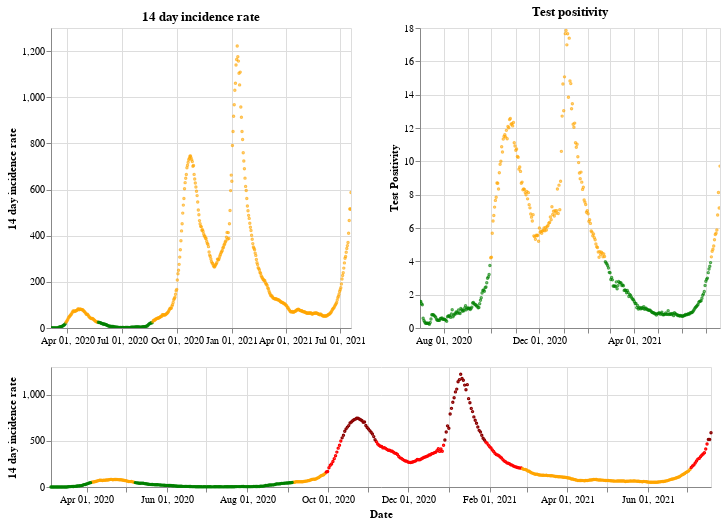

Notebook code cell kept with this figure:
### Markdown cell above
## Northern Ireland

### Code cell
plot_traffic_light('Northern Ireland')

### Figure 1 — Vega-Lite specification as saved in the notebook (floating-point values rounded to 4 significant figures; data arrays with more than 128 entries replaced by an {"elided": "..."} marker saying what was removed)
{"config": {"view": {"continuousWidth": 400, "continuousHeight": 300}}, "vconcat": [{"hconcat": [{"mark": {"type": "point", "size": 2}, "encoding": {"color": {"condition": {"value": "green", "test": "(datum.twoWeeklyCasesRate <= 25)"}, "value": "orange"}, "tooltip": [{"type": "nominal", "field": "areaName"}, {"type": "temporal", "field": "date"}, {"type": "quantitative", "field": "twoWeeklyCasesRate"}, {"type": "quantitative", "field": "testPositivity"}], "x": {"type": "temporal", "axis": {"title": ""}, "field": "date", "scale": {"domain": {"selection": "DateBrush"}}, "timeUnit": "yearmonthdate"}, "y": {"type": "quantitative", "axis": {"title": "14 day incidence rate"}, "field": "twoWeeklyCasesRate"}}, "title": "14 day incidence rate", "width": 300}, {"mark": {"type": "point", "size": 2}, "encoding": {"color": {"condition": {"value": "green", "test": "(datum.testPositivity <= 4)"}, "value": "orange"}, "tooltip": [{"type": "nominal", "field": "areaName"}, {"type": "temporal", "field": "date"}, {"type": "quantitative", "field": "twoWeeklyCasesRate"}, {"type": "quantitative", "field": "testPositivity"}], "x": {"type": "temporal", "axis": {"title": ""}, "field": "date", "scale": {"domain": {"selection": "DateBrush"}}, "timeUnit": "yearmonthdate"}, "y": {"type": "quantitative", "axis": {"title": "Test Positivity"}, "field": "testPositivity"}}, "title": "Test positivity", "width": 300}]}, {"layer": [{"mark": {"type": "point", "size": 2}, "encoding": {"color": {"condition": {"value": "orange", "test": "(((datum.testPositivity < 4) && (datum.twoWeeklyCasesRate >= 50)) && (datum.twoWeeklyCasesRate < 200))"}, "value": "red"}, "opacity": {"condition": {"value": 1, "test": "((datum.twoWeeklyCasesRate >= 50) && (datum.twoWeeklyCasesRate < 500))"}, "value": 0}, "tooltip": [{"type": "nominal", "field": "areaName"}, {"type": "temporal", "field": "date"}, {"type": "quantitative", "field": "twoWeeklyCasesRate"}, {"type": "quantitative", "field": "testPositivity"}], "x": {"type": "temporal", "axis": {"title": "Date"}, "field": "date", "timeUnit": "yearmonthdate"}, "y": {"type": "quantitative", "axis": {"title": "14 day incidence rate"}, "field": "twoWeeklyCasesRate"}}, "selection": {"DateBrush": {"type": "interval", "encodings": ["x"], "fields": ["Time"]}}}, {"mark": {"type": "point", "size": 2}, "encoding": {"color": {"value": "darkred"}, "opacity": {"condition": {"value": 1, "test": "(datum.twoWeeklyCasesRate >= 500)"}, "value": 0}, "tooltip": [{"type": "nominal", "field": "areaName"}, {"type": "temporal", "field": "date"}, {"type": "quantitative", "field": "twoWeeklyCasesRate"}, {"type": "quantitative", "field": "testPositivity"}], "x": {"type": "temporal", "axis": {"title": "Date"}, "field": "date", "timeUnit": "yearmonthdate"}, "y": {"type": "quantitative", "axis": {"title": "14 day incidence rate"}, "field": "twoWeeklyCasesRate"}}}, {"mark": {"type": "point", "size": 2}, "encoding": {"color": {"condition": {"value": "green", "test": "((datum.testPositivity < 4) && (datum.twoWeeklyCasesRate < 50))"}, "value": "orange"}, "opacity": {"condition": {"value": 1, "test": "(datum.twoWeeklyCasesRate < 50)"}, "value": 0}, "tooltip": [{"type": "nominal", "field": "areaName"}, {"type": "temporal", "field": "date"}, {"type": "quantitative", "field": "twoWeeklyCasesRate"}, {"type": "quantitative", "field": "testPositivity"}], "x": {"type": "temporal", "axis": {"title": "Date"}, "field": "date", "timeUnit": "yearmonthdate"}, "y": {"type": "quantitative", "axis": {"title": "14 day incidence rate"}, "field": "twoWeeklyCasesRate"}}}], "height": 120, "width": 660}], "data": {"name": "data-89b02c7ce4a2542ca10a7753b67d8389"}, "$schema": "https://vega.github.io/schema/vega-lite/v4.8.1.json", "datasets": {"data-89b02c7ce4a2542ca10a7753b67d8389": {"elided": "502 records"}}}
